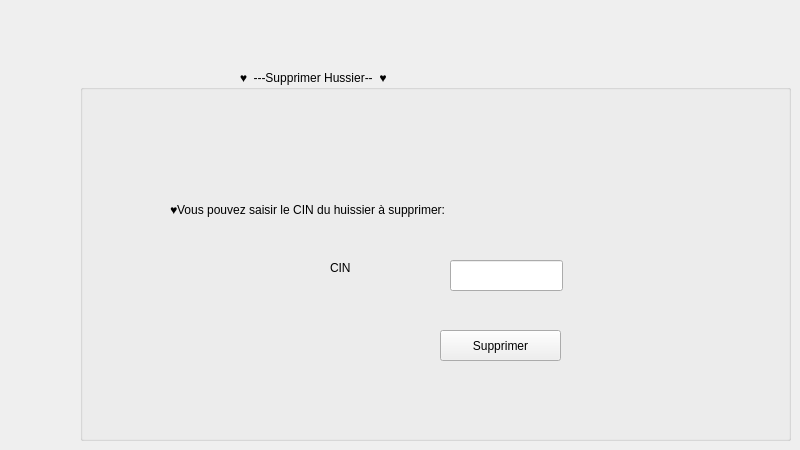
   <widget class="QWidget" name="tab_9">
    <attribute name="icon">
     <iconset>
      <normaloff>../../../../LENOVO/Downloads/supprimer.png</normaloff>../../../../LENOVO/Downloads/supprimer.png</iconset>
    </attribute>
    <attribute name="title">
     <string>Supprimer</string>
    </attribute>
    <widget class="QGroupBox" name="groupBox_18">
     <property name="geometry">
      <rect>
       <x>80</x>
       <y>70</y>
       <width>711</width>
       <height>371</height>
      </rect>
     </property>
     <property name="title">
      <string>                                                ♥  ---Supprimer Hussier--  ♥                                      </string>
     </property>
     <widget class="QLabel" name="label_29">
      <property name="geometry">
       <rect>
        <x>90</x>
        <y>130</y>
        <width>301</width>
        <height>20</height>
       </rect>
      </property>
      <property name="text">
       <string>♥Vous pouvez saisir le CIN du huissier à supprimer:</string>
      </property>
     </widget>
     <widget class="QLabel" name="label_30">
      <property name="geometry">
       <rect>
        <x>250</x>
        <y>190</y>
        <width>56</width>
        <height>16</height>
       </rect>
      </property>
      <property name="font">
       <font>
        <pointsize>9</pointsize>
        <weight>50</weight>
        <bold>false</bold>
       </font>
      </property>
      <property name="text">
       <string>CIN</string>
      </property>
     </widget>
     <widget class="QLineEdit" name="le_id_supp_ouss">
      <property name="geometry">
       <rect>
        <x>370</x>
        <y>190</y>
        <width>113</width>
        <height>31</height>
       </rect>
      </property>
     </widget>
     <widget class="QPushButton" name="pb_supprimer_ouss">
      <property name="geometry">
       <rect>
        <x>360</x>
        <y>260</y>
        <width>121</width>
        <height>31</height>
       </rect>
      </property>
      <property name="text">
       <string>Supprimer</string>
      </property>
     </widget>
    </widget>
   </widget>
